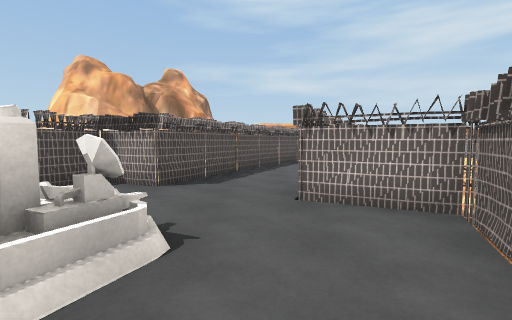
View 1 (above)

24 first-person views from a walk through a 3-D level made in the Unity game engine. The camera is 1.4 m above the floor, tilts 4° down and sees 85° across. The floor is counted in squares, 2 m on a side. Each view is taken from the middle of a square. On the plan, view 1 faces up. The plan holds only what a view shows up to about 9 squares ahead; the rest is blank. The place goes on beyond the plan. Some animated figures are not drawn. Some surface patterns are stand-ins.

View 2
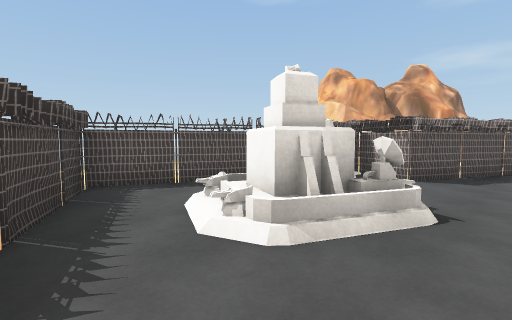

View 3
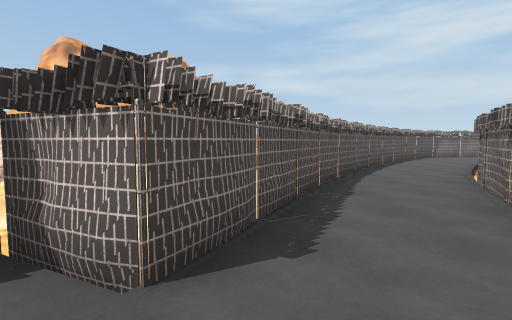

View 4
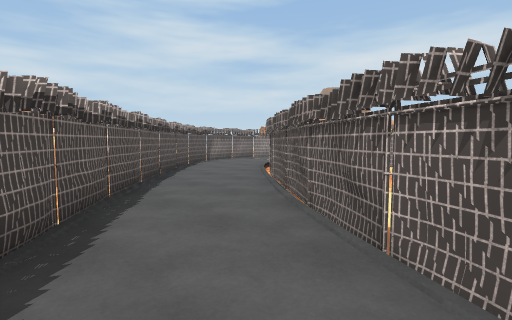

View 5
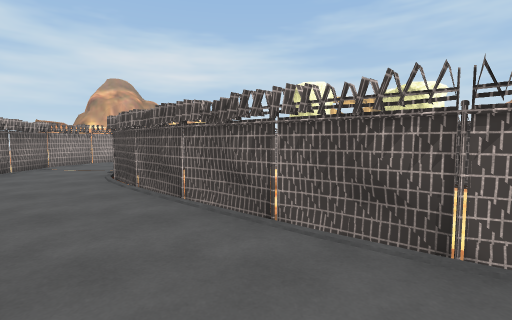

View 6
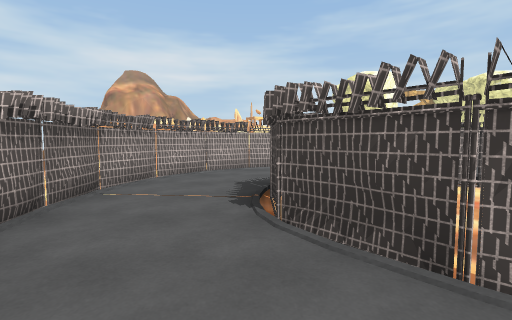

View 7
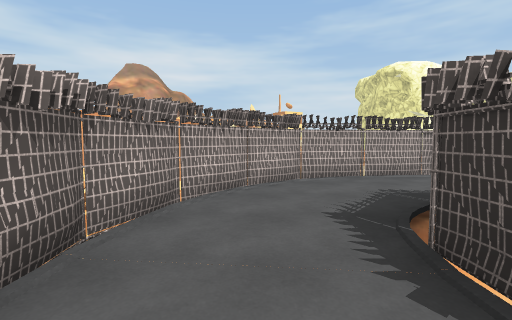

View 8
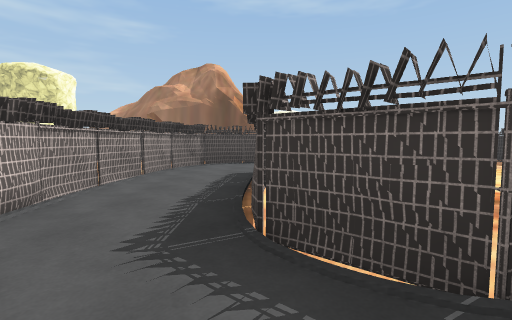

View 9
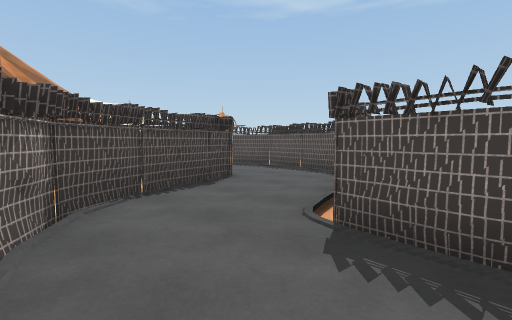

View 10
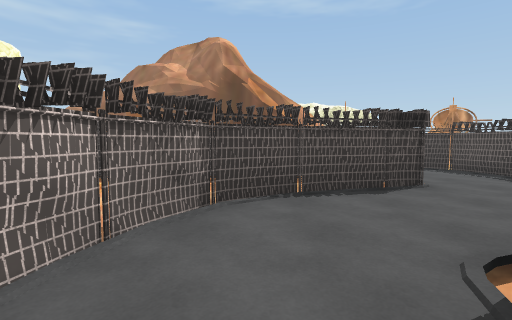

View 11
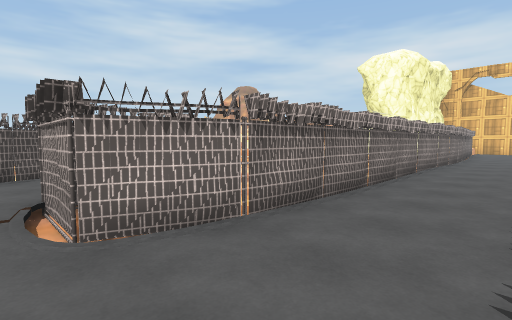

View 12
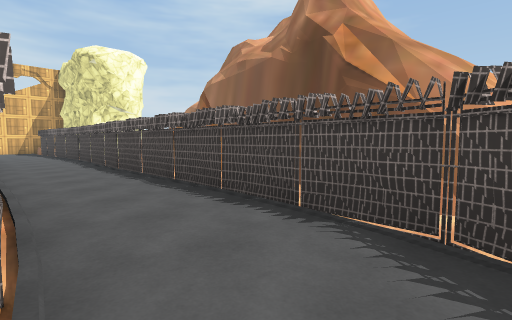

View 13
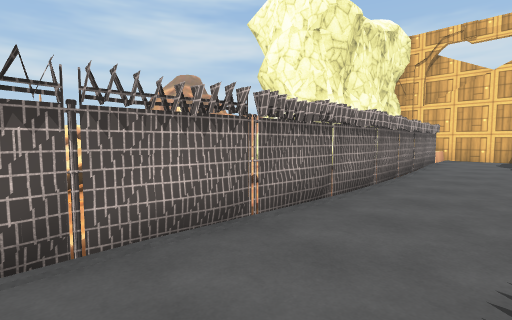

View 14
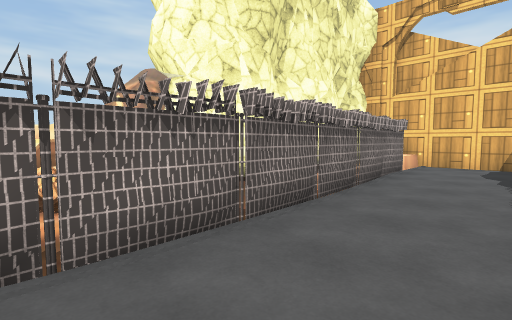

View 15
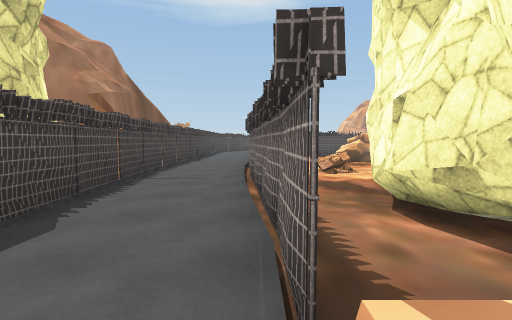

View 16
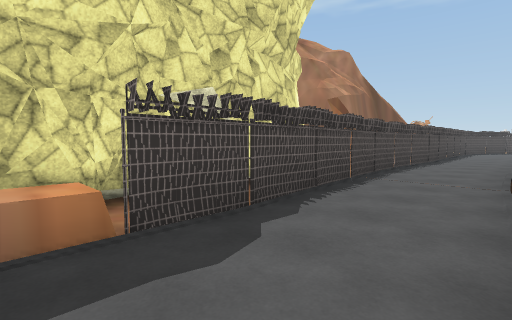

View 17
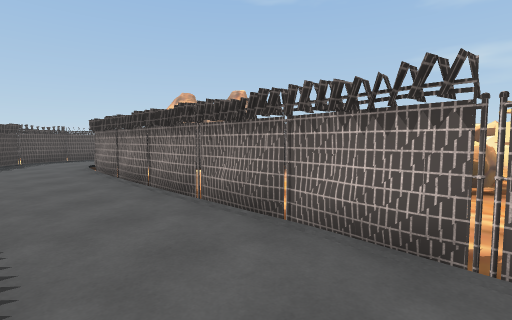

View 18
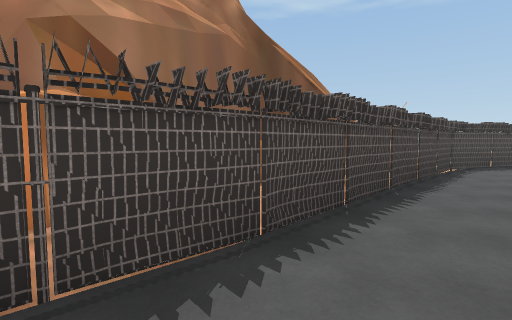

View 19
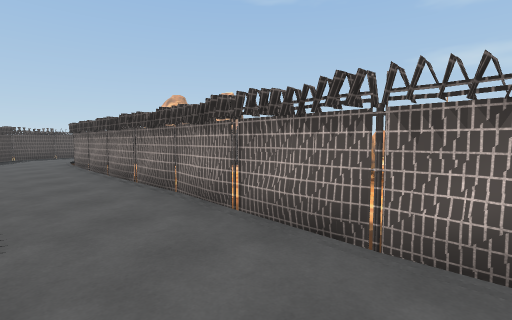

View 20
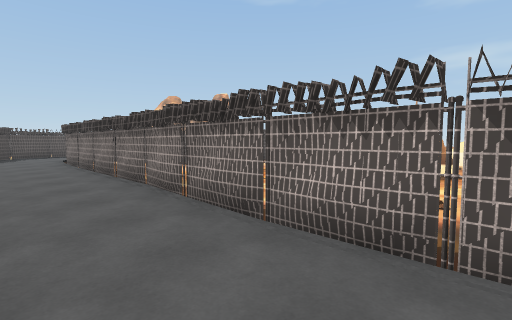

View 21
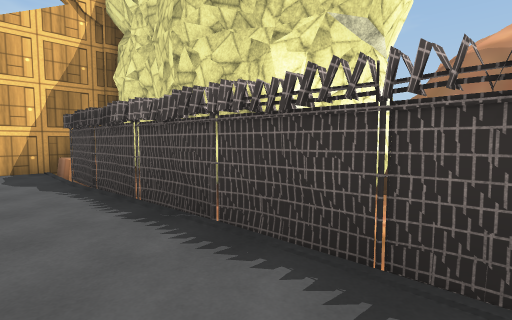

View 22
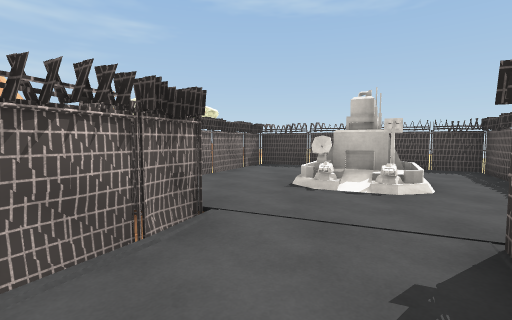

View 23
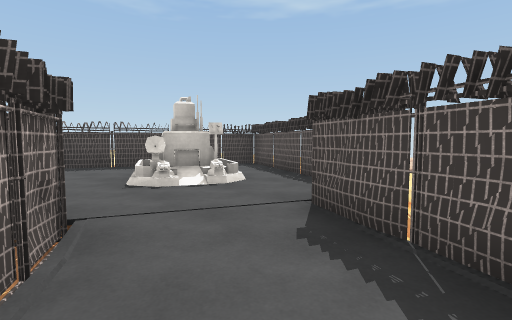

View 24
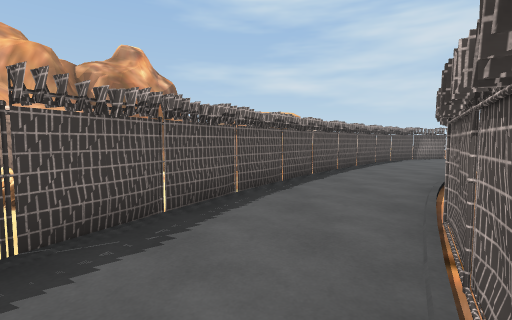

### Floor plan
Key: @ floor where view 1 was taken; # wall or solid block; x gap in a wall; . main floor; - floor 0.25 m lower than the main floor; : floor 0.75 m higher than the main floor; / step, stairs or slope; = window, fence, low wall or low ledge; ^ raised ledge; F fence.
Columns run from 5 left of view 1 to 27 right of it. Each row starts with its distance up from view 1.
 17                  #
 16               -==##
 15            F/FFFF
 14           F.....FF
 13      ###-F...FF..F#
 12        -F../F-FF..#    ^
 11        F../F---F.F#    =^^
 10       F...F----F..F     -
  9    = -F..F---  F..F     -
  8    --F..F--   FF./   ^- -
  7     //./F---FF/..F   #- -
  6  ##-F..F-= F..../F-  ^----
  5  :FFF./  = F..FFF------==- #####
  4   F...F    F..F-------------x-/ #
  3  F....FF   /..FFFFFFFFFFFFFFFF//#
  2  F.##..F   F....................#
  1 F//##./     F//............FF/F.#
  0 F///.@F      /FFFFFFFFFF F## /#^#
 -1   FF./F       ###  - ##   ######
 -2     FF          #######  ##

Where each view was taken, in squares from view 1:
view 1: 0 up, 0 right, facing up
view 2: 1 down, 0 right, facing up-left
view 3: 3 up, 1 left, facing up
view 4: 7 up, 1 right, facing up-right
view 5: 10 up, 2 right, facing right
view 6: 13 up, 5 right, facing right
view 7: 14 up, 7 right, facing right
view 8: 14 up, 10 right, facing down
view 9: 9 up, 12 right, facing down-left
view 10: 9 up, 11 right, facing down
view 11: 1 up, 8 right, facing up-right
view 12: 3 up, 8 right, facing down-right
view 13: 1 up, 15 right, facing up-right
view 14: 1 up, 18 right, facing up-right
view 15: 3 up, 26 right, facing left
view 16: 3 up, 26 right, facing down-left
view 17: 1 up, 17 right, facing up-left
view 18: 2 up, 17 right, facing down-left
view 19: 1 up, 19 right, facing up-left
view 20: 1 up, 20 right, facing up-left
view 21: 2 up, 19 right, facing down-right
view 22: 6 up, 0 right, facing down
view 23: 6 up, 1 right, facing down-left
view 24: 5 up, 1 right, facing up
